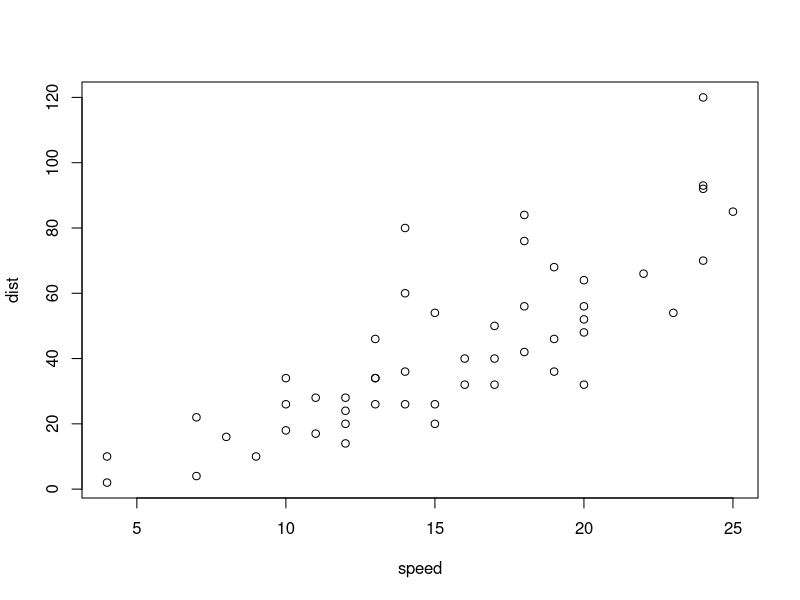
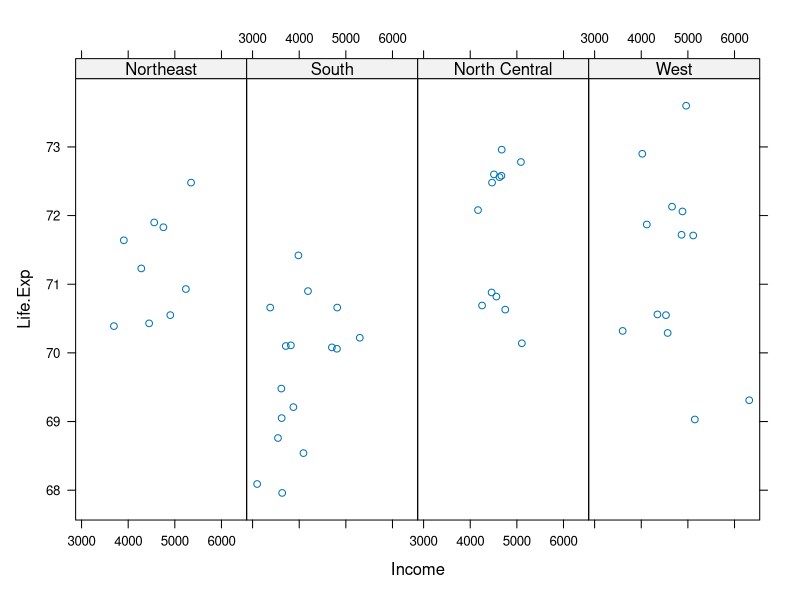
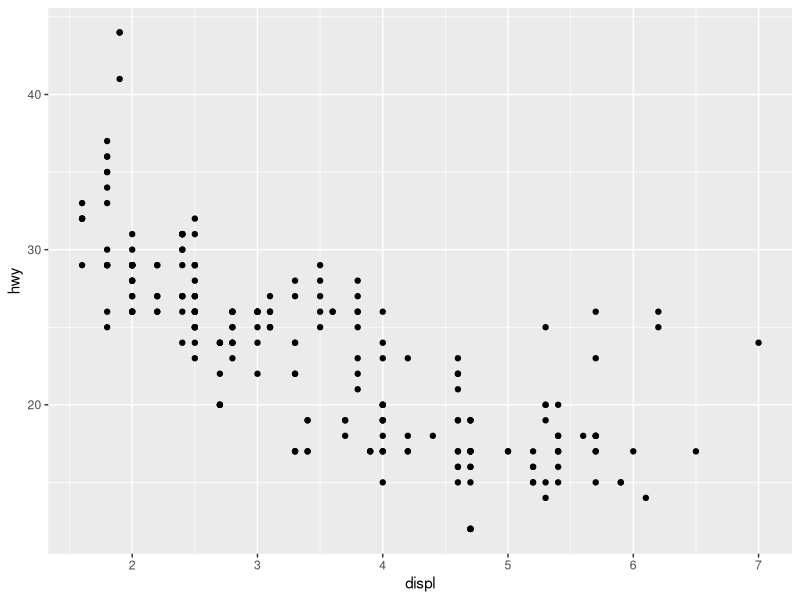
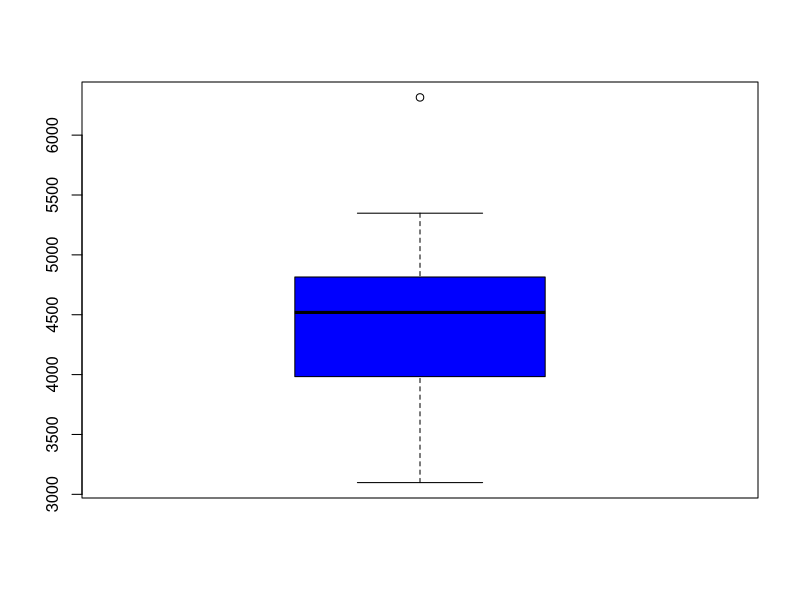
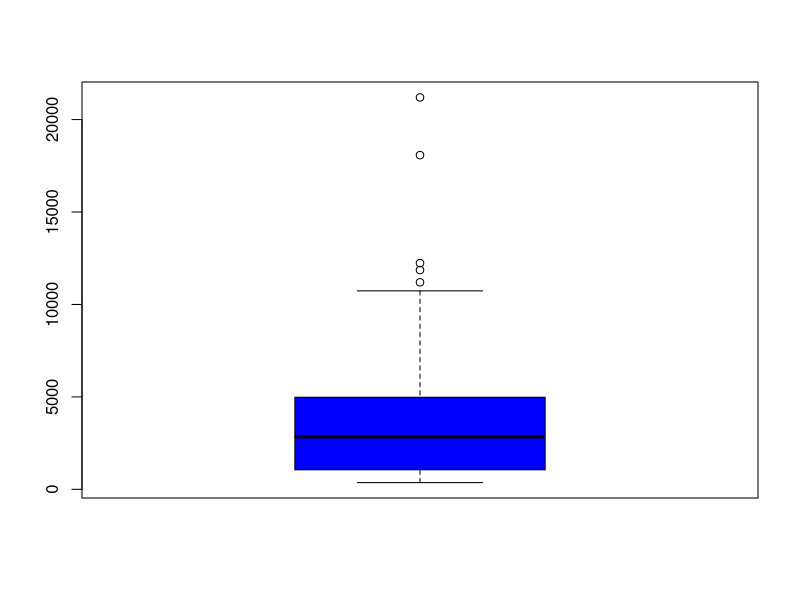
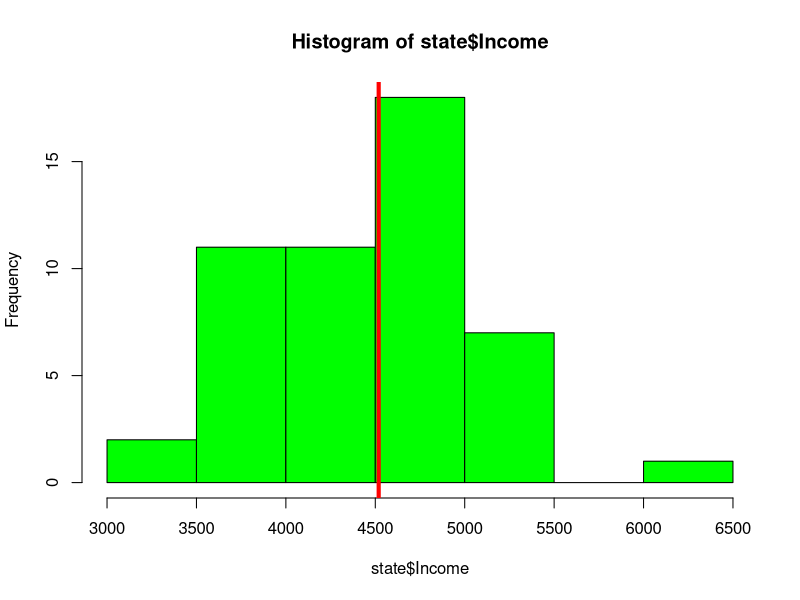
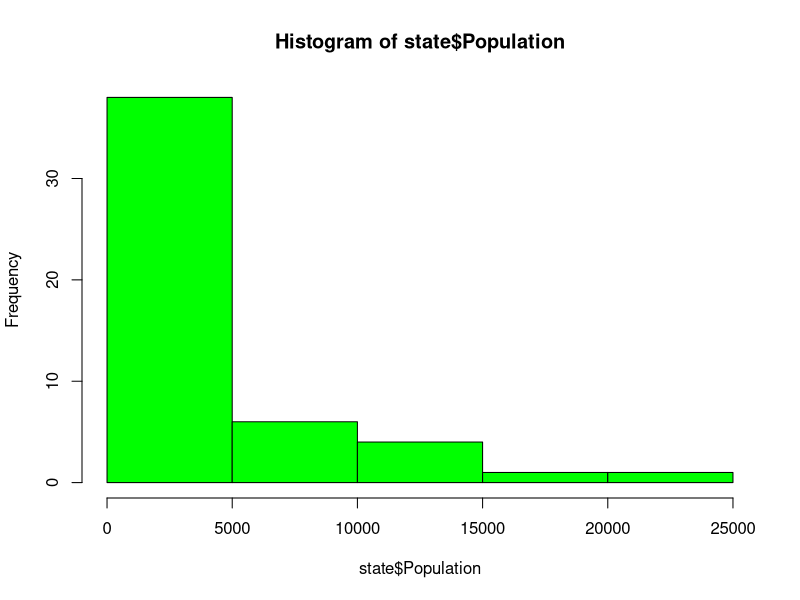
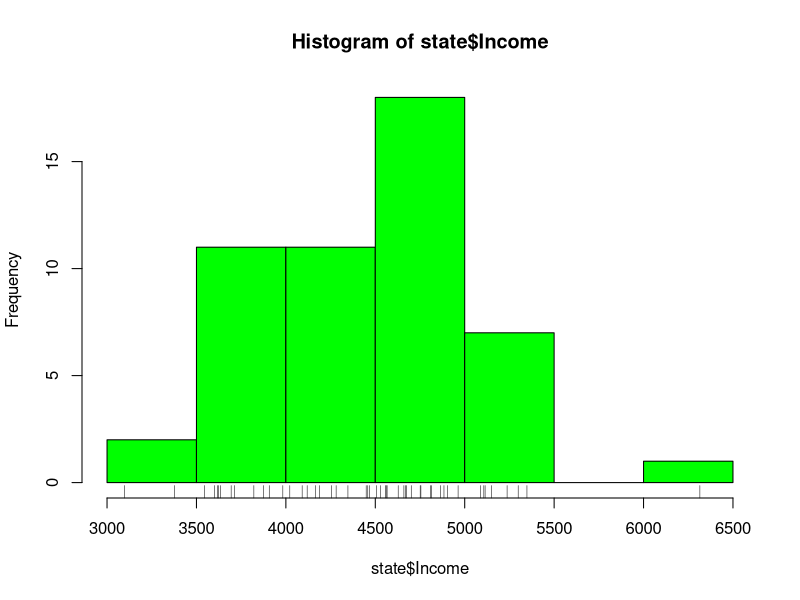

These charts were generated, in order, by the following R code:
#base plot
library(datasets)
data(cars)
with(cars, plot(speed, dist))

#lattice plot
library(lattice)
state<-data.frame(state.x77,region=state.region)
xyplot(Life.Exp ~ Income | region, data = state, layout = c(4,1))


#ggplot2
library(ggplot2)
data(mpg)
qplot(displ, hwy, data=mpg)

#examples

summary(state$Income)

#boxplot
#state$Income
boxplot(state$Income, col="blue")
#state$Population
boxplot(state$Population, col="blue")

#Histogram
#state$Income
hist(state$Income, col="green")
abline(v=median(state$Income), col="red", lwd=4)
#state$Population
hist(state$Population, col="green")
#rug
hist(state$Income, col="green")
rug(state$Income)
#breaks
hist(state$Income, col="green", breaks=50)
rug(state$Income)



#2 boxpolots
boxplot(Income ~ region, data = state, col ="red")



#scatterplot
with(state, plot(Murder, Income))
abline(h=median(state$Income), lwd=2, lty=2, col="red")


with(state, plot(Murder, Income, col=region))




library(datasets)

hist(airquality$Ozone)

with(airquality, plot(Wind, Ozone))

airquality <- transform(airquality, Month= factor(Month))
boxplot(Ozone ~ Month, airquality, xlab="Month", ylab="Ozone (ppb)")


with(airquality, plot(Wind, Ozone))
title(main="Ozone and Winf in New Yoork City")


with(airquality, plot(Wind, Ozone, main="Ozone and Winf in New Yoork City"))
with(subset(airquality, Month==5), points(Wind, Ozone, col="blue"))



with(airquality, plot(Wind, Ozone, main="Ozone and Winf in New Yoork City", type="n"))
with(subset(airquality, Month==5), points(Wind, Ozone, col="blue"))
with(subset(airquality, Month!=5), points(Wind, Ozone, col="red"))
legend("topright", pch=1, col= c("blue","red"), legend = c("May","Other Months"))



with(airquality, plot(Wind, Ozone, main="Ozone and Winf in New Yoork City", pch=1))

with(airquality, plot(Wind, Ozone, main="Ozone and Winf in New Yoork City", pch=2))

with(airquality, plot(Wind, Ozone, main="Ozone and Winf in New Yoork City", pch=3))

with(airquality, plot(Wind, Ozone, main="Ozone and Winf in New Yoork City", pch=20))
model <- lm(Ozone~Wind, airquality)
abline(model, lwd=1, col="red")



par(mfrow = c(1,2))
with(airquality, {
  plot(Wind, Ozone, main="Ozone and Wind") 
  plot(Solar.R, Ozone, main="Ozone and Solar Radiation")
})


par(mfrow = c(1,3), mar= c(4,4,2,1), oma=c(0,0,2,0))
with(airquality, {
  plot(Wind, Ozone, main="Ozone and Wind") 
  plot(Solar.R, Ozone, main="Ozone and Solar Radiation")
  plot(Temp, Ozone, main="Ozone and Temperature")
  mtext("Ozone and Weater in New York City", outer=TRUE)
})


x<-rnorm(100)
hist(x)
y<-rnorm(100)

plot(x,y)


example(points)



x<-rnorm(100)
y<-rnorm(100)
plot(x,y)
title("test")
text(-2,2,"lala")


#PDF
#1 open
pdf(file="testPlot.pdf")
#2. create classical plot ...
plot(x,y)
title("test")
text(-2,2,"lala")
#3 close
dev.off()



